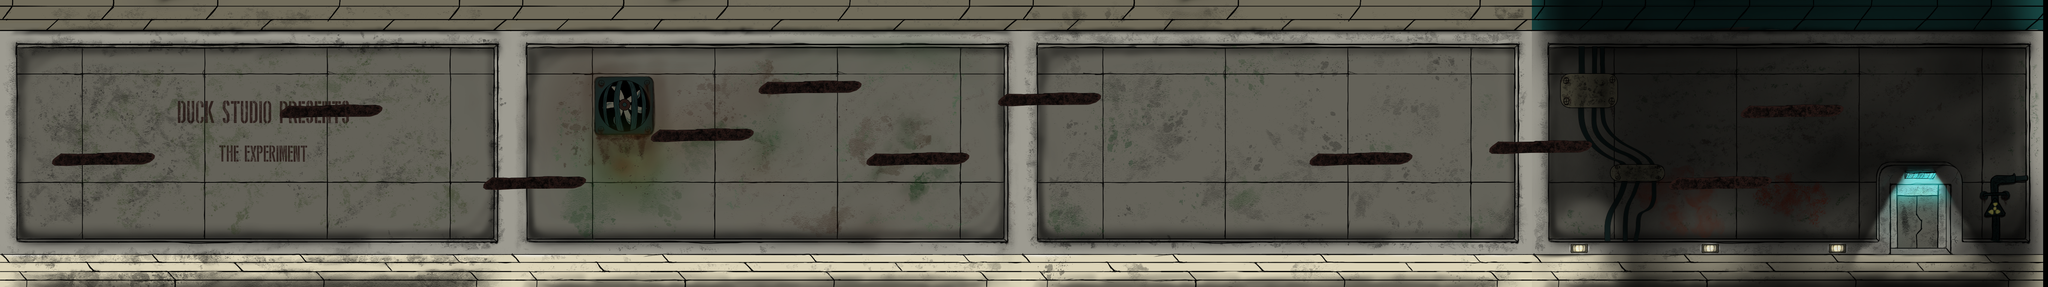

A 2D game scene composited from a Tiled map and its tileset images. What follows is a short description and the map's XML, with each tile layer's data collapsed to a summary:
An orthogonal 171x24 tile map with 32x32 px tiles, 1 tile layer (Tile Layer 1), 5 tilesets, 4 image layers and 23 objects (11x SpikedWall, 8x Coin, 2x Syringe, SecondLevel, Player).

<map version="1.8" tiledversion="1.8.0" orientation="orthogonal" renderorder="right-down" width="171" height="24" tilewidth="32" tileheight="32" infinite="0" nextlayerid="11" nextobjectid="31">
 <tileset firstgid="1" name="P1" tilewidth="350" tileheight="100" tilecount="2" columns="1">
  <image source="P1.png" width="350" height="280" />
 </tileset>
 <tileset firstgid="3" name="empty" tilewidth="32" tileheight="32" tilecount="1" columns="1">
  <image source="empty.png" width="48" height="48" />
 </tileset>
 <tileset firstgid="4" name="P1" tilewidth="320" tileheight="200" tilecount="1" columns="1">
  <image source="P1.png" width="350" height="280" />
 </tileset>
 <tileset firstgid="5" name="P1T" tilewidth="288" tileheight="44" tilecount="1" columns="1">
  <image source="P1T.png" width="288" height="44" />
 </tileset>
 <tileset firstgid="6" name="P1Photoshop" tilewidth="288" tileheight="44" tilecount="1" columns="1">
  <image source="P1Photoshop.png" width="288" height="44" />
 </tileset>
 <imagelayer id="8" name="Copy of Copy of Copy of Background" offsetx="4093.94" offsety="0">
  <image source="BG-05.png" width="1366" height="768" />
 </imagelayer>
 <imagelayer id="7" name="Copy of Copy of Background" offsetx="2727.27" offsety="0">
  <image source="BG-03.png" width="1366" height="768" />
 </imagelayer>
 <imagelayer id="6" name="Copy of Background" offsetx="1363.64" offsety="0">
  <image source="BG-02.png" width="1366" height="768" />
 </imagelayer>
 <imagelayer id="5" name="Background">
  <image source="BG-01.png" width="1366" height="768" />
 </imagelayer>
 <layer id="1" name="Tile Layer 1" width="171" height="24">
  <data>[4104 cells, 392 non-empty, 2 distinct tile ids]</data>
 </layer>
 <objectgroup id="4" name="Enemy">
  <object id="8" name="SpikedWall" type="SpikedWall" x="1027.27" y="233.333" width="96" height="192" />
  <object id="13" name="SpikedWall" type="SpikedWall" x="1596.97" y="321.212" width="96" height="192" />
  <object id="14" name="SpikedWall" type="SpikedWall" x="1960.61" y="269.697" width="96" height="192" />
  <object id="15" name="SpikedWall" type="SpikedWall" x="2578.79" y="318.182" width="96" height="192" />
  <object id="16" name="SpikedWall" type="SpikedWall" x="2915.15" y="209.091" width="96" height="192" />
  <object id="17" name="SpikedWall" type="SpikedWall" x="3021.21" y="212.121" width="96" height="192" />
  <object id="19" name="SpikedWall" type="SpikedWall" x="3784.85" y="475.758" width="96" height="192.06" />
  <object id="20" name="SpikedWall" type="SpikedWall" x="4278.78" y="333.334" width="96" height="192" />
  <object id="21" name="SpikedWall" type="SpikedWall" x="4857.58" y="230.303" width="96" height="192" />
  <object id="29" name="SpikedWall" type="SpikedWall" x="24.2425" y="13.6361" width="5418.18" height="45.455" />
  <object id="30" name="SpikedWall" type="SpikedWall" x="1651.52" y="710.606" width="321.212" height="63.6368" />
 </objectgroup>
 <objectgroup id="3" name="Coin">
  <object id="3" name="Coin" type="Coin" x="824.243" y="175.757" width="96" height="96">
   <properties>
    <property name="coinType" value="gold" />
   </properties>
  </object>
  <object id="6" name="Coin" type="Coin" x="598.485" y="353.03" width="96" height="96">
   <properties>
    <property name="coinType" value="bronze" />
   </properties>
  </object>
  <object id="7" name="Coin" type="Coin" x="1368.18" y="383.333" width="96" height="96">
   <properties>
    <property name="coinType" value="silver" />
   </properties>
  </object>
  <object id="12" name="Coin" type="Coin" x="2383.33" y="316.666" width="96" height="96">
   <properties>
    <property name="coinType" value="gold" />
   </properties>
  </object>
  <object id="22" name="Coin" type="Coin" x="2056.06" y="143.939" width="96" height="96">
   <properties>
    <property name="coinType" value="silver" />
   </properties>
  </object>
  <object id="23" name="Coin" type="Coin" x="3540.91" y="316.667" width="96" height="96">
   <properties>
    <property name="coinType" value="silver" />
   </properties>
  </object>
  <object id="24" name="Coin" type="Coin" x="4731.82" y="204.545" width="96" height="96">
   <properties>
    <property name="coinType" value="bronze" />
   </properties>
  </object>
  <object id="25" name="Coin" type="Coin" x="4056.06" y="313.636" width="96" height="96">
   <properties>
    <property name="coinType" value="silver" />
   </properties>
  </object>
 </objectgroup>
 <objectgroup id="9" name="Powerups">
  <object id="10" name="Syringe" type="Syringe" x="309.091" y="318.181" width="127.272" height="78.7879" />
  <object id="26" name="Syringe" type="Syringe" x="2700" y="180.303" width="121.212" height="72.7273" />
 </objectgroup>
 <objectgroup id="10" name="Win">
  <object id="2" name="SecondLevel" type="SecondLevel" x="5045.45" y="96.9696" width="366.667" height="581.818" />
 </objectgroup>
 <objectgroup id="2" name="Player">
  <object id="1" name="Player" type="Player" x="181.818" y="303.03" width="96" height="96" />
 </objectgroup>
</map>
